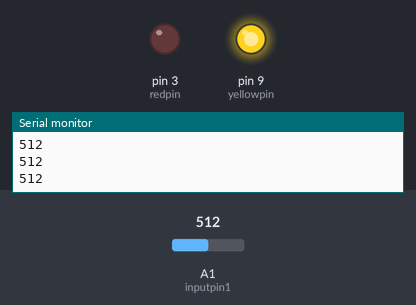
A sketch run on a simulated Arduino Uno, built with avr-gcc and run on an emulated ATmega328P. Shown: output pins drawn as LEDs (lit = HIGH), the last lines printed to the serial monitor. The inputs (shaded band) are chosen by the test bench; at power-on: A1 (inputpin1) = 512.

Above: at 1.2 s.
1.3 s: A1 (inputpin1) set to 503
At 1.7 s:
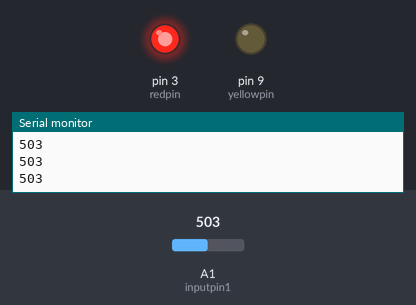
2.9 s: A1 (inputpin1) set to 274
4.4 s: A1 (inputpin1) set to 240
At 5.7 s:
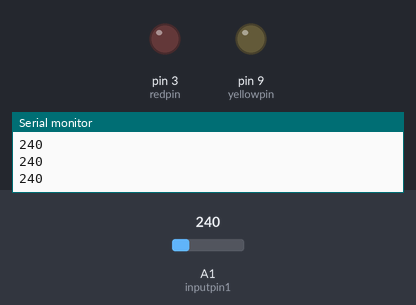
6.0 s: A1 (inputpin1) set to 778
At 7.1 s:
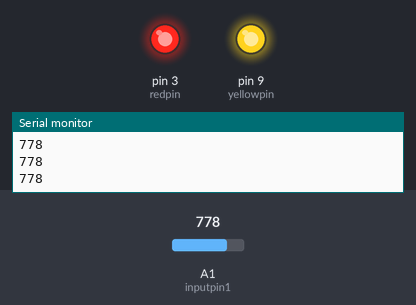
7.6 s: A1 (inputpin1) set to 760
At 8.5 s:
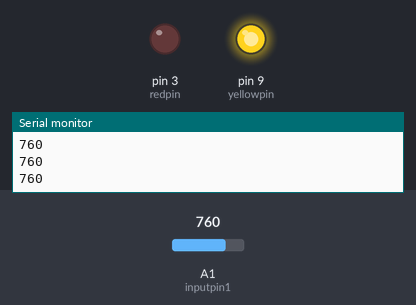
9.2 s: A1 (inputpin1) set to 900
At 9.9 s:
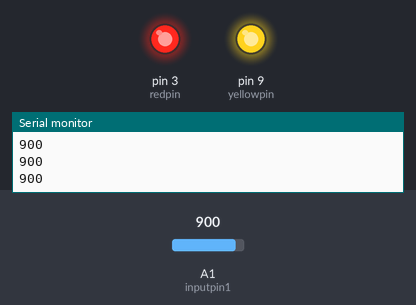
Timing chart, 0 to 11.8 s (numbered marks = the images above; inputs shaded):
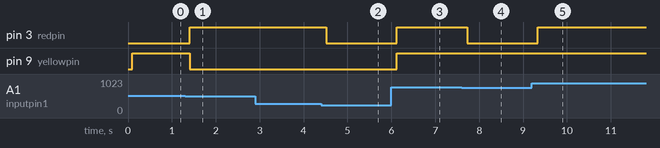

The sketch:

FlashAdcArduino.ino
```cpp
int yellowpin = 9;
int redpin = 3;
int inputpin1 = A1;


void setup() {
  Serial.begin(9600);
  pinMode (redpin,OUTPUT);
  pinMode (yellowpin,OUTPUT);
  pinMode (inputpin1,INPUT);
  // put your setup code here, to run once:

}
void loop() {
  int Svalue = analogRead(A1);
  Serial.println(Svalue);
  delay(100);
  int Outputvalue = map (Svalue,0,1023,0,255);
  //analogWrite(inputpin1, Outputvalue);


 if ( Svalue<256){
  digitalWrite (redpin,LOW);
  digitalWrite (yellowpin,LOW);
 }
 if (Svalue>=256 && Svalue<512){
  digitalWrite (redpin,HIGH);
  digitalWrite (yellowpin,LOW);
 }
 if (Svalue>=512 && Svalue<768){
  digitalWrite (redpin,LOW);
  digitalWrite (yellowpin,HIGH);
 }
 if (Svalue>=768 && Svalue<1024){
  digitalWrite (redpin,HIGH);
  digitalWrite (yellowpin,HIGH);

 }

 /*int R1 = analogRead(A1);
 int R2 = analogRead(A2);
 int R3 = analogRead(A3);
 int R4 = analogRead(A4);*/
 /*
  *
  *   if ( Svalue<R1){
  digitalWrite (redpin,LOW);
  digitalWrite (yellowpin,LOW);
 }
 if (Svalue>=R1 && Svalue<R2){
  digitalWrite (redpin,HIGH);
  digitalWrite (yellowpin,LOW);
 }
 if (Svalue>=R2 && Svalue<R3){
  digitalWrite (redpin,LOW);
  digitalWrite (yellowpin,HIGH);
 }
 if (Svalue>=R3 && Svalue<R4){
  digitalWrite (redpin,HIGH);
  digitalWrite (yellowpin,HIGH);

 }

  // put your main code here, to run repeatedly:*/

}
```

Measured:
- the behaviour switches between 512 and 511 on A1 (inputpin1) (found by bisection; images 0 and 1)
- the behaviour switches between 256 and 255 on A1 (inputpin1) (found by bisection; images 1 and 2)
- the behaviour switches between 768 and 767 on A1 (inputpin1) (found by bisection; images 3 and 4)
- after the input at 1.3 s, pin 3 (redpin): LOW → HIGH after 0.11 s; pin 9 (yellowpin): HIGH → LOW after 0.11 s
- after the input at 4.4 s, pin 3 (redpin): HIGH → LOW after 0.12 s
- after the input at 6.0 s, pin 3 (redpin), pin 9 (yellowpin): LOW → HIGH after 0.12 s
- after the input at 7.6 s, pin 3 (redpin): HIGH → LOW after 0.13 s
- after the input at 9.2 s, pin 3 (redpin): LOW → HIGH after 0.13 s
